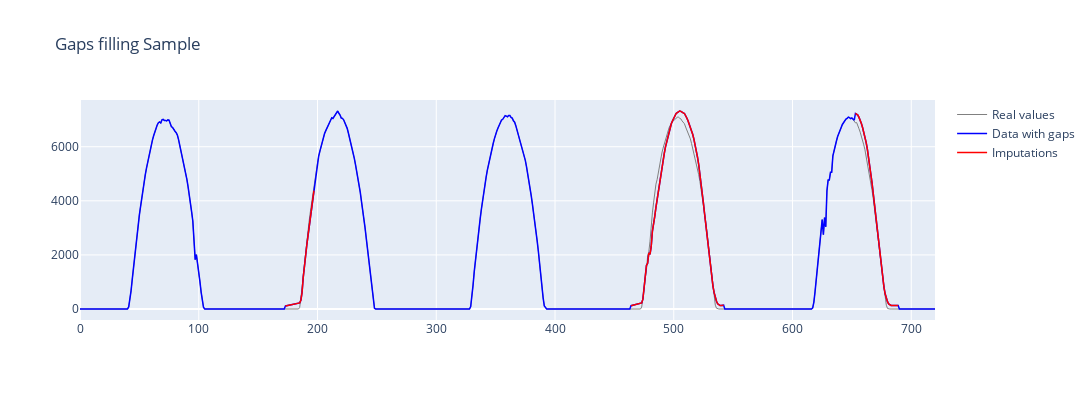
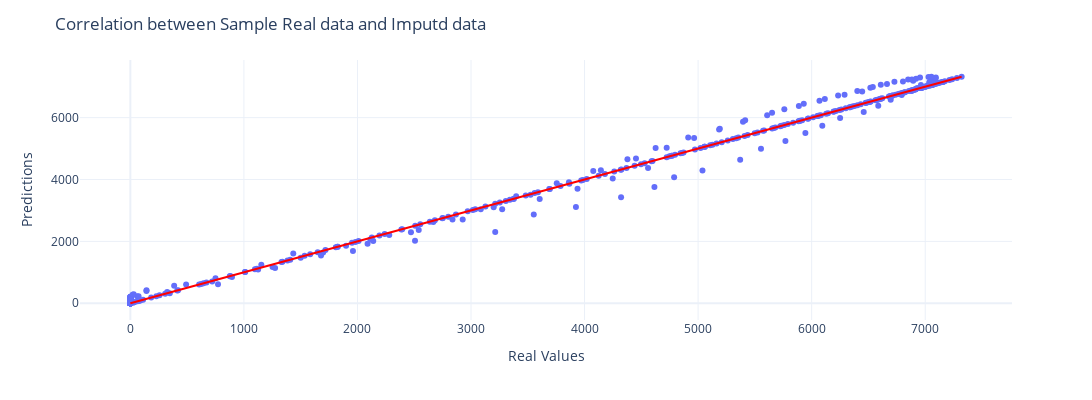

These figures' notebook cell, in order:
### Code cell
sample = df_imputed.loc['2022-11-03 00:10:00':'2022-11-08 00:10:00'].copy(deep=True)
sample['P_DC_with_gaps'] = sample['P_DC'].copy(deep=True)
sample['Imputations'] = np.nan
sample.loc['2022-11-04 05:00:00':'2022-11-04 09:00:00', 'P_DC_with_gaps'] = np.nan
sample.loc['2022-11-06 05:30:00':'2022-11-06 18:30:00', 'P_DC_with_gaps'] = np.nan
sample.loc['2022-11-07 13:00:00':'2022-11-07 19:00:00', 'P_DC_with_gaps'] = np.nan

gaps = find_gaps(sample['P_DC_with_gaps'])
best_model.eval()

# Impute remaining gaps
with torch.no_grad():
    for gap in gaps:
        for i in range(sample.loc[gap[0]:gap[1], 'P_DC_with_gaps'].shape[0]):
            window = sample.loc[sample.index < gap[0] + pd.Timedelta(minutes=i*10), 
                        ['GTI', 'GHI', 'DNI', 'DHI', 'Air_Temp', 'RH', 'P_DC_with_gaps']].tail(window_size).values
            window = scaler.fit_transform(window)
            window = torch.from_numpy(window).float().unsqueeze(0)
            forecast = best_model(window).cpu().numpy().item()
            sample.loc[gap[0] + pd.Timedelta(minutes=i*10), 'P_DC_with_gaps'] = inv_transform_outputs([forecast])[0]      
            sample.loc[gap[0] + pd.Timedelta(minutes=i*10), 'Imputations'] = inv_transform_outputs([forecast])[0] 

fig = go.Figure()
fig.add_scatter(y=sample['P_DC'], name='Real values', mode='lines', line=dict(color='gray', width=1))
fig.add_scatter(y=sample['P_DC_with_gaps'], name='Data with gaps', mode='lines', line=dict(color='blue', width=1.5))
fig.add_scatter(y=sample['Imputations'], name='Imputations', mode='lines', line=dict(color='red', width=1.5))
fig.update_layout(title="Gaps filling Sample", width=1200, height=400)
fig.show()

# Example real values and predictions (replace with your data)
real_values = sample['P_DC']
predictions = sample['P_DC_with_gaps']

# Create a scatter plot with real values on the x-axis and predictions on the y-axis
fig = px.scatter(x=real_values, y=predictions, labels={'x': 'Real Values', 'y': 'Predictions'})

# Add a diagonal line for reference
fig.add_shape(type='line', x0=min(real_values), y0=min(predictions), x1=max(real_values), y1=max(predictions),
              line=dict(color='red', width=2))

# Customize the layout
fig.update_layout(
    title='Correlation between Sample Real data and Imputd data',
    width=1100, height=400,
    xaxis_title='Real Values',
    yaxis_title='Predictions',
    template='plotly_white'
)

# Show the plot
fig.show()

### Figure 1 — Plotly figure (JSON) as saved in the notebook; plotly's stock layout.template omitted (floating-point values rounded to 4 significant figures; data arrays with more than 128 entries replaced by an {"elided": "..."} marker saying what was removed)
{"data": [{"line": {"color": "gray", "width": 1}, "mode": "lines", "name": "Real values", "type": "scatter", "y": {"elided": "721 float values"}}, {"line": {"color": "blue", "width": 1.5}, "mode": "lines", "name": "Data with gaps", "type": "scatter", "y": {"elided": "721 float values"}}, {"line": {"color": "red", "width": 1.5}, "mode": "lines", "name": "Imputations", "type": "scatter", "y": {"elided": "721 float values"}}], "layout": {"height": 400, "title": {"text": "Gaps filling Sample"}, "width": 1200, "xaxis": {"autorange": true, "range": [0, 720], "showspikes": false}, "yaxis": {"autorange": true, "range": [-406.7, 7728.0], "showspikes": false, "type": "linear"}}}

### Figure 2 — Plotly figure (JSON) as saved in the notebook; plotly's stock layout.template omitted (floating-point values rounded to 4 significant figures; data arrays with more than 128 entries replaced by an {"elided": "..."} marker saying what was removed)
{"data": [{"hovertemplate": "Real Values=%{x}<br>Predictions=%{y}<extra></extra>", "legendgroup": "", "marker": {"color": "#636efa", "symbol": "circle"}, "mode": "markers", "name": "", "orientation": "v", "showlegend": false, "type": "scatter", "x": {"elided": "721 float values"}, "xaxis": "x", "y": {"elided": "721 float values"}, "yaxis": "y"}], "layout": {"height": 400, "legend": {"tracegroupgap": 0}, "margin": {"t": 60}, "shapes": [{"line": {"color": "red", "width": 2}, "type": "line", "x0": 0, "x1": 7321.0, "y0": 0, "y1": 7321.0}], "title": {"text": "Correlation between Sample Real data and Imputd data"}, "width": 1100, "xaxis": {"anchor": "y", "autorange": true, "domain": [0, 1], "range": [-443.1, 7764.0], "title": {"text": "Real Values"}, "type": "linear"}, "yaxis": {"anchor": "x", "autorange": true, "domain": [0, 1], "range": [-541.4, 7863.0], "title": {"text": "Predictions"}, "type": "linear"}}}
